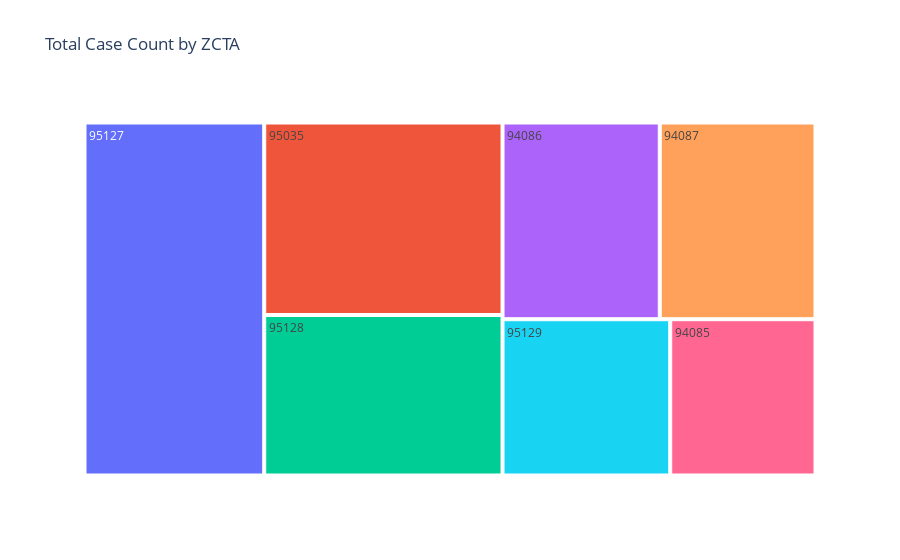
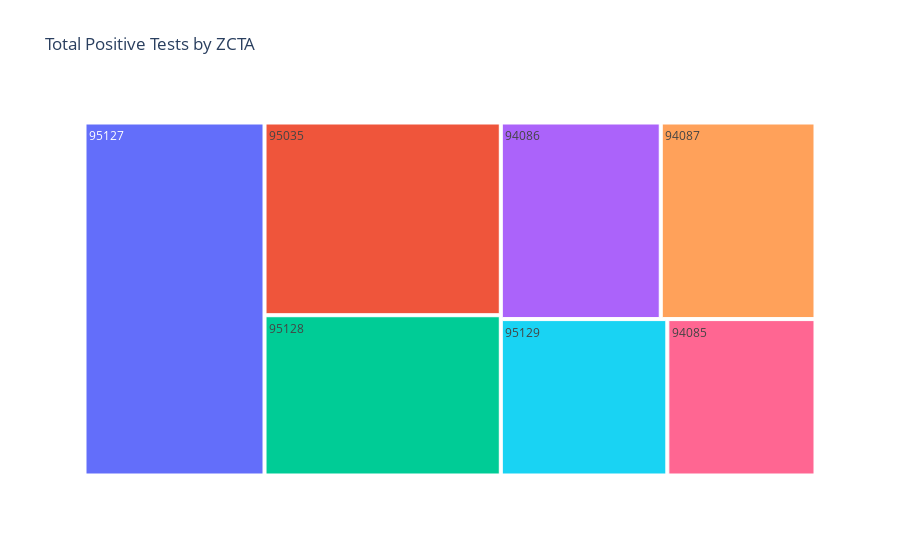

Notebook cell for these charts, in order:
### Markdown cell above
- La distribution du nombre total des cas confirmés et tests positifs par zones :

### Code cell
# Bar chart
def plot_total_cases_and_positive_tests():
    totals = df.groupby('zcta')[['case count', 'positive tests']].sum().reset_index()
    zones = totals['zcta'].tolist()
    print(totals)

    fig, ax = plt.subplots(figsize=(20, 6))
    bar_width = 0.35
    index = totals.index

    ax.bar(index, totals['case count'], bar_width, label='case count')
    ax.bar(index + bar_width, totals['positive tests'], bar_width, label='positive tests')

    ax.set_xlabel('Zones')
    ax.set_ylabel('Count')
    ax.set_title('Distribution du nombre total des cas confirmés et tests positifs par zones')
    ax.set_xticks(index+bar_width/2)
    ax.set_xticklabels(zones)
    ax.legend()

    plt.show()

plot_total_cases_and_positive_tests()

# Tree map
def plot_total_cases_and_positive_tests_treemap():
    totals = df.groupby('zcta')[['case count', 'positive tests']].sum().reset_index()

    fig = px.treemap(totals, path=['zcta'], values='case count', title='Total Case Count by ZCTA')
    fig.show()

    fig = px.treemap(totals, path=['zcta'], values='positive tests', title='Total Positive Tests by ZCTA')
    fig.show()

plot_total_cases_and_positive_tests_treemap()

### Figure 1 — Plotly figure (JSON) as saved in the notebook; plotly's stock layout.template omitted (floating-point values rounded to 4 significant figures)
{"data": [{"branchvalues": "total", "domain": {"x": [0, 1], "y": [0, 1]}, "hovertemplate": "labels=%{label}<br>case count=%{value}<br>parent=%{parent}<br>id=%{id}<extra></extra>", "ids": ["94085", "94086", "94087", "95035", "95127", "95128", "95129"], "labels": ["94085", "94086", "94087", "95035", "95127", "95128", "95129"], "name": "", "parents": ["", "", "", "", "", "", ""], "type": "treemap", "values": [5473.0, 7456.0, 7383.0, 11060.0, 15290.0, 9219.0, 6317.0]}], "layout": {"legend": {"tracegroupgap": 0}, "title": {"text": "Total Case Count by ZCTA"}}}

### Figure 2 — Plotly figure (JSON) as saved in the notebook; plotly's stock layout.template omitted (floating-point values rounded to 4 significant figures)
{"data": [{"branchvalues": "total", "domain": {"x": [0, 1], "y": [0, 1]}, "hovertemplate": "labels=%{label}<br>positive tests=%{value}<br>parent=%{parent}<br>id=%{id}<extra></extra>", "ids": ["94085", "94086", "94087", "95035", "95127", "95128", "95129"], "labels": ["94085", "94086", "94087", "95035", "95127", "95128", "95129"], "name": "", "parents": ["", "", "", "", "", "", ""], "type": "treemap", "values": [6616.0, 8976.0, 8684.0, 13000.0, 18140.0, 10810.0, 7436.0]}], "layout": {"legend": {"tracegroupgap": 0}, "title": {"text": "Total Positive Tests by ZCTA"}}}
